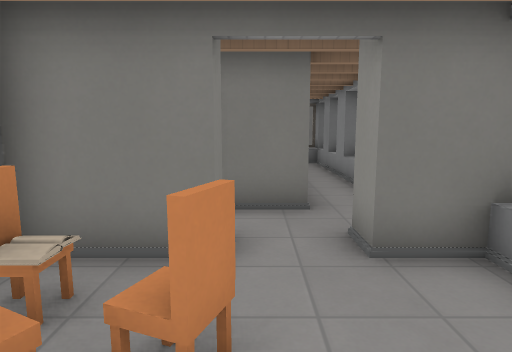
View 1 (above)

16 first-person views from a walk through a 3-D level made in the Godot game engine. The camera is 1.5 m above the floor, tilts 8° down and sees 75° across. The floor is counted in squares, 1 m on a side. Each view is taken from the middle of a square. On the plan, view 1 faces up. The plan holds only what a view shows up to about 15 squares ahead; the rest is blank. Door leaves are left out where a doorway can be walked through. Some surface patterns are stand-ins.

View 2
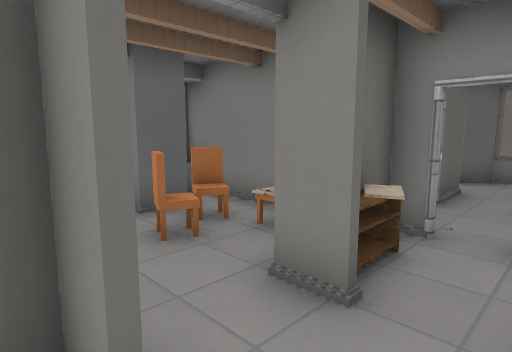

View 3
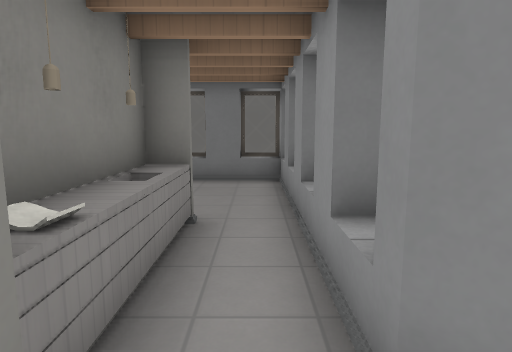

View 4
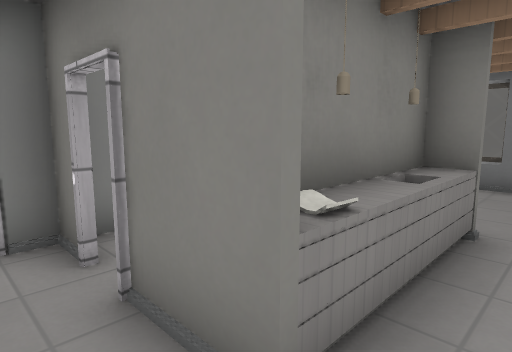

View 5
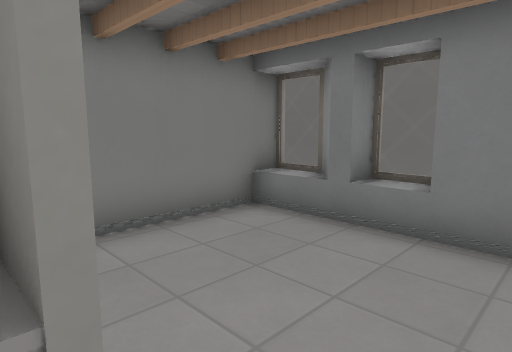

View 6
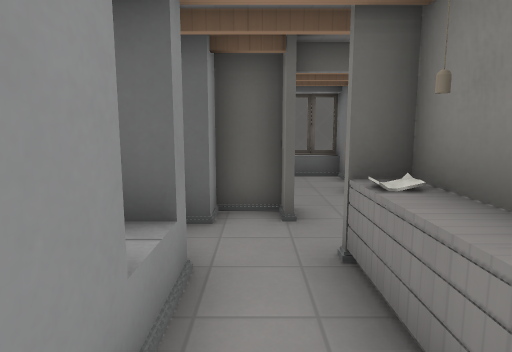

View 7
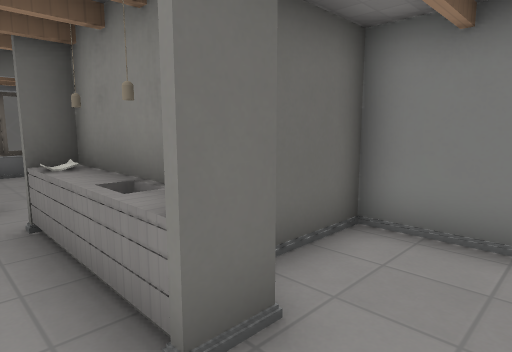

View 8
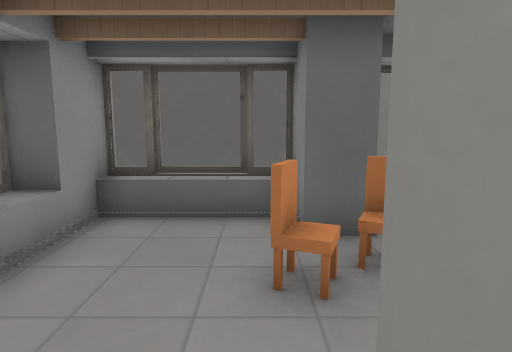

View 9
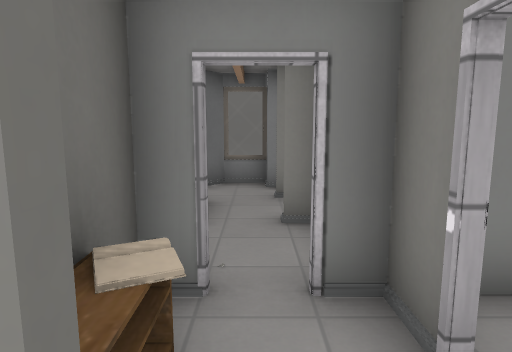

View 10
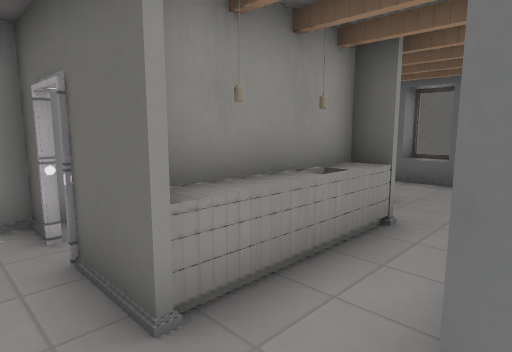

View 11
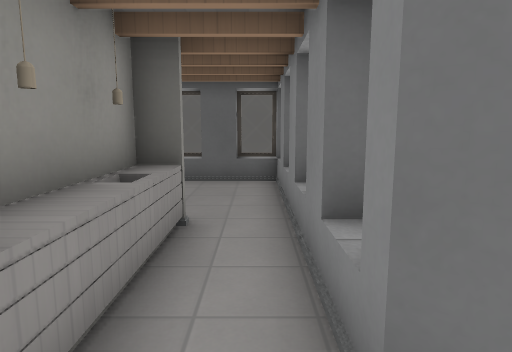

View 12
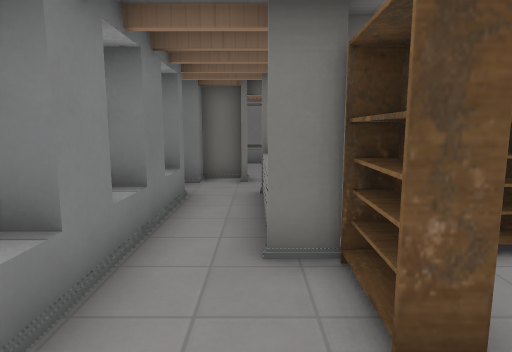

View 13
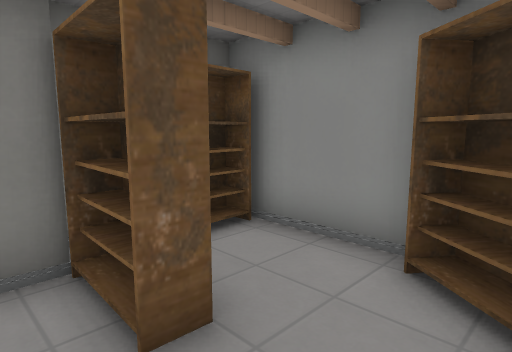

View 14
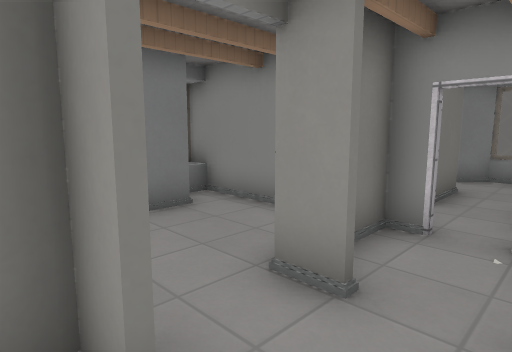

View 15
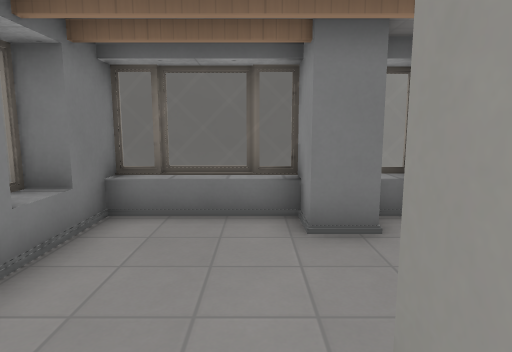

View 16
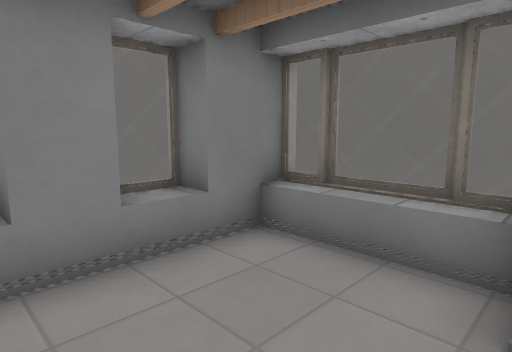

### Floor plan
Points are (right, up) in squares from view 1. A wall is a line through its corners. A room is listed if a view was taken in it or the views show most of it. See-through windows are left out.
Room 1 (view 1)
walls: (-1.8, 0.4) (-0.7, 0.4) (-0.7, -1.1) (2.7, -1.1) (2.7, 1.6); (-2.9, 1.7) (-2.9, -1.4); (2.7, 3.4) (2.7, 4.6); (3, 3.8) (1.4, 3.8) (1.4, 4.7); (-2.9, 4.6) (-2.9, 3.6); (-1.8, 6.2) (-2.9, 6.2)
low walls: (-0.8, -0.6) (2.7, -0.6)
ways out: opening at (0.5, 5) to room 2; open door at (-3, 5) to room 3; open door at (-1.5, 6)
objects: chair (-2, 1) to (-1, 1); books (-2, 2); chair (-2, 3); books (-2, 4); other object (-1, 4); chair (0, 2)
Room 2 (views 2, 3, 4, 5, 6, 7, 8, 9)
walls: (0.3, 10.2) (0.3, 9.4); (0.1, 10.3) (0.6, 10.3); (0.6, 6.2) (-0.9, 6.2); (-1, 14.7) (-1.7, 15.5) (-2.9, 15.5); (3.4, 5.4) (3.4, 6) (2.7, 6.6) (2.7, 14); (3, 14.8) (-2.9, 14.8); (1.5, 4.8) (1.5, 3.9) (2.7, 3.9); (0.5, 15.5) (-0.7, 15.5); (2.7, 4.6) (3.1, 4.6); (2.7, 15.5) (1.5, 15.5); (-2.9, 15.9) (-2.9, 9.4) (-0.9, 9.4)
ways out: opening at (0.5, 5) to room 1
objects: counter (0, 6) to (1, 10)
Room 3 (views 10, 11, 12, 13, 14, 15)
walls: (-6.2, -0.1) (-6.2, 3.4); (-6.9, 3.9) (-5, 3.9); (-6.2, -2) (-6.2, -1.6); (-6, -2) (-6, -0.2); (-8.6, -2.5) (-8.6, -3.6); (-4.3, 3.9) (-2.4, 3.9); (-8.6, 5.5) (-9.3, 5.5) (-9.3, 4.1) (-8.6, 3.5) (-8.6, -2.1); (-7.4, 6.2) (-8.6, 6.2); (-8.8, -4.7) (-6.4, -4.7); (-3, 6.2) (-4, 6.2); (-8.6, -5.4) (-7.4, -5.4)
ways out: open door at (-3, 5) to room 1; opening at (-6.5, 6) to room 4; opening at (-6, -3.5) to room 5; open door at (-4.5, 4)
objects: counter (-7, 0) to (-7, 3)
Room 4 (view 16)
walls: (-7.3, 6.2) (-7.3, 5.4); (-4.1, 9.7) (-5.2, 9.7) (-5.2, 11.2) (-8.6, 11.2); (-5.4, 5.4) (-5.4, 6.4); (-3, 8.4) (-3, 11.4); (-8.6, 6.2) (-8.6, 5.5); (-9.3, 9.7) (-9.3, 8.7); (-8.6, 11.6) (-8.6, 7.5)
low walls: (-5.1, 10.7) (-8.6, 10.7); (-3, 10.7) (-3.9, 10.7)
ways out: opening at (-6.5, 6) to room 3; gap at (-4, 10)
Room 5 (no view inside)
walls: (-5.5, -2) (-6, -2); (-4.2, -3.8) (-3.4, -2.7); (-3.5, -3.7) (-3.1, -3.1); (-3, -2.6) (-3, 0) (-4.1, -0.1); (-2.9, -3.3) (-3.6, -2.7); (-6.4, -4.7) (-5, -4.7); (-6.4, -5.4) (-5.2, -5.4); (-3.3, 0.4) (-3.7, 0.4)
ways out: opening at (-6, -3.5) to room 3

Where each view was taken, in squares from view 1:
view 1: 0 up, 0 right, facing up
view 2: 6 up, 2 right, facing down-left
view 3: 5 up, 2 right, facing up
view 4: 5 up, 2 right, facing up-left
view 5: 10 up, 2 right, facing up-left
view 6: 10 up, 2 right, facing down
view 7: 12 up, 2 right, facing down-left
view 8: 5 up, 0 right, facing down
view 9: 5 up, 0 right, facing left
view 10: 5 up, 9 left, facing down-right
view 11: 5 up, 8 left, facing down
view 12: 4 down, 7 left, facing up
view 13: 4 down, 7 left, facing up-right
view 14: 4 up, 8 left, facing up-right
view 15: 5 up, 6 left, facing up
view 16: 7 up, 5 left, facing up-left
